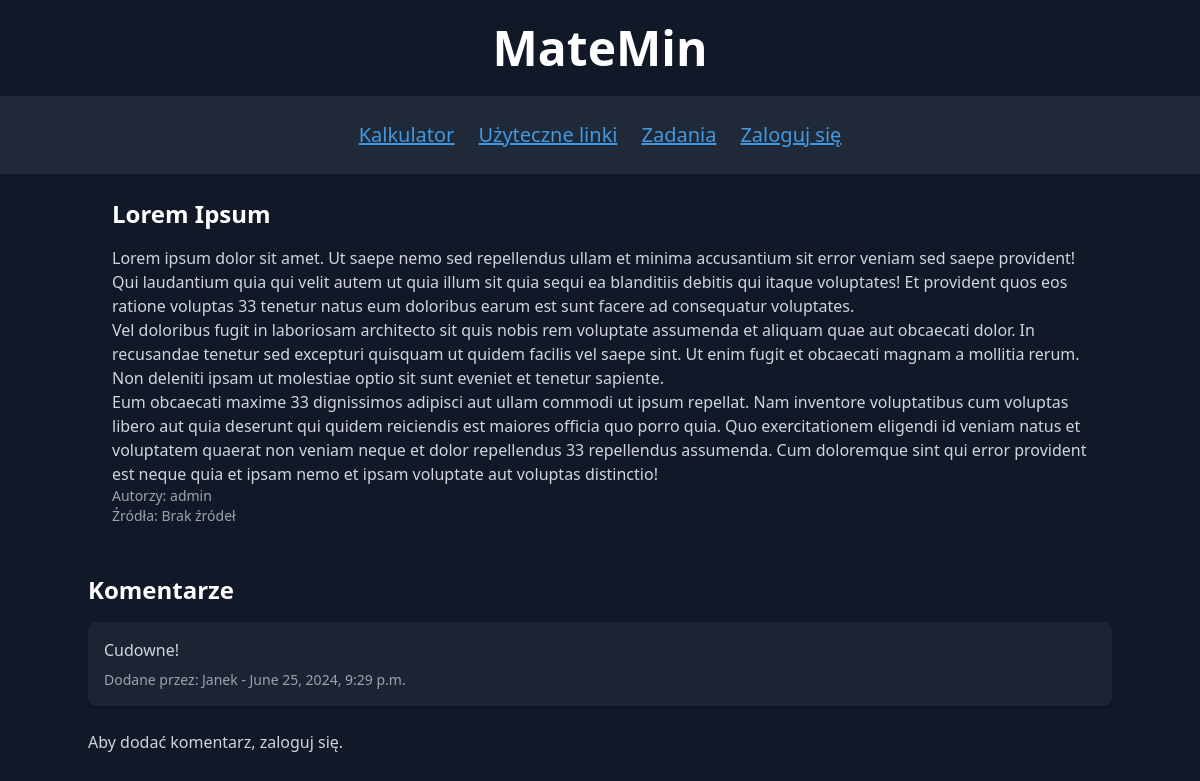
The app's page /article/1/ with its own data.
### core/models.py (models this page shows, shortened)
class Article(models.Model):
    title = models.CharField(max_length=200)
    content = models.TextField()
    sources = models.TextField(help_text='Podaj źródła oddzielone przecinkami (,)', blank=True)
    authors = models.CharField(max_length=200)

class ArticleComment(models.Model):
    article = models.ForeignKey(Article, on_delete=models.CASCADE, related_name='comments')
    user = models.ForeignKey(User, on_delete=models.CASCADE)
    content = models.TextField()
    created_at = models.DateTimeField(auto_now_add=True)

### core/views.py (the view)
# urls.py: path('article/<int:article_id>/', views.article_detail, name='article_detail'),
def article_detail(request, article_id):
    article = get_object_or_404(Article, pk=article_id)
    comments = article.comments.all()
    if request.method == 'POST':
        form = ArticleCommentForm(request.POST)
        if form.is_valid():
            comment = form.save(commit=False)
            comment.article = article
            comment.user = request.user
            comment.save()
            return redirect('article_detail', article_id=article_id)
    else:
        form = ArticleCommentForm()
    context = {
        'form': form,
        'comments': comments,
        'article': article
    }
    return render(request, 'core/article_detail.html', context)

### core/templates/core/article_detail.html
{% extends "core/base.html" %}
{% block content %}
<div class="container mx-auto">
    <article class="bg-gray-900 p-6 rounded-lg">
        <h2 class="text-2xl font-bold text-white mb-4">{{ article.title }}</h2>
        <div class="text-gray-300">
            {{ article.content | safe }}
        </div>
        <p class="text-gray-400 text-sm">Autorzy: {{ article.authors }}</p>
        <p class="text-gray-400 text-sm">Źródła:
            {% if sources_list %}
                {% for source in sources_list %}
                    <br>
                    <a href="{{ source }}" class="text-blue-400 hover:text-blue-600" target="_blank">{{ source }}</a>
                {% endfor %}
            {% else %}
                Brak źródeł
            {% endif %}
        </p>
    </article>
    <div class="mt-6">
        <h3 class="text-2xl font-bold text-white mb-4">Komentarze</h3>
        {% if article.comments.exists %}
            <ul class="space-y-4">
                {% for comment in article.comments.all %}
                    <li class="bg-gray-800 bg-opacity-75 p-4 rounded-lg shadow">
                        <div class="text-gray-300">{{ comment.content }}</div>
                        <div class="text-gray-400 text-sm mt-2">Dodane przez: {{ comment.user.username }} - {{ comment.created_at }}</div>
                    </li>
                {% endfor %}
            </ul>
        {% else %}
            <p class="text-gray-300">Brak komentarzy.</p>
        {% endif %}
    </div>
    <div class="mt-6">
        {% if request.user.is_authenticated %}
            <h3 class="text-2xl font-bold text-white mb-4">Dodaj komentarz</h3>
            <form method="post" class="bg-gray-900 bg-opacity-75 p-8 rounded-lg shadow-lg">
                {% csrf_token %}
                <div class="mb-4">
                    <label for="id_content" class="block text-gray-300 text-sm font-bold mb-2">Treść komentarza</label>
                    <textarea name="content" id="id_content" class="w-full px-3 py-2 bg-gray-800 text-white rounded-lg" rows="4" required></textarea>
                </div>
                <button type="submit" class="bg-blue-500 hover:bg-blue-700 text-white font-bold py-2 px-4 rounded">
                    Dodaj komentarz
                </button>
            </form>
        {% else %}
            <p class="text-gray-300">Aby dodać komentarz, <a href="{% url 'login' %}">zaloguj się</a>.</p>
        {% endif %}
    </div>
</div>
{% endblock %}

### records on screen
Article: title "Lorem Ipsum", content "Lorem ipsum dolor sit amet. Ut saepe nemo sed repellendus ullam et minima accusantium sit error veniam sed saepe provident! Qui laudantium quia qui velit autem ut quia illum sit quia sequi ea blanditiis debitis qui itaque voluptates! Et provident quos eos ratione voluptas 33 tenetur natus eum doloribus earum est sunt facere ad consequatur voluptates. Vel doloribus fugit in laboriosam architecto sit quis nobis rem voluptate assumenda et aliquam quae aut obcaecati dolor. In recusandae tenetur sed excepturi quisquam ut quidem facilis vel saepe sint. Ut enim fugit et obcaecati magnam a mollitia rerum. Non deleniti ipsam ut molestiae optio sit sunt eveniet et tenetur sapiente. Eum obcaecati…", authors "admin"
ArticleComment: content "Cudowne!", user.username "Janek", created_at "June 25, 2024, 9:29 p.m."
